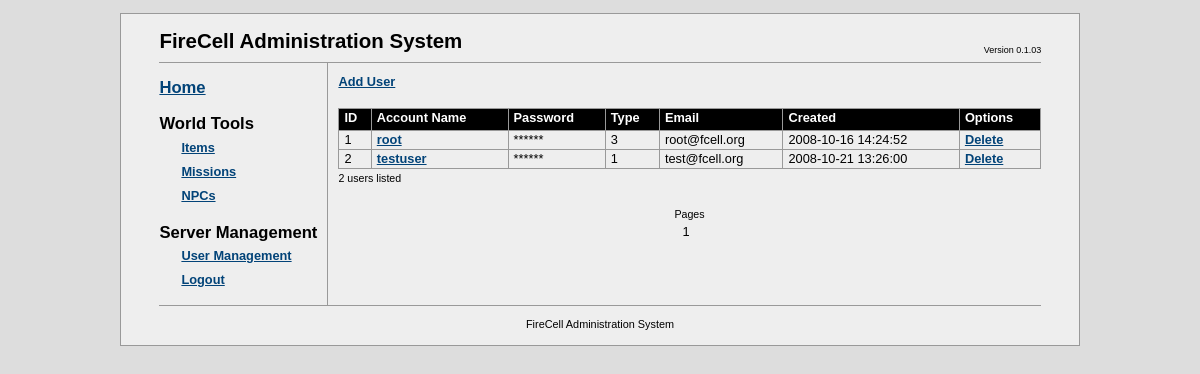
Before: /fcadmin/?a=users (signed in) with the older database file.
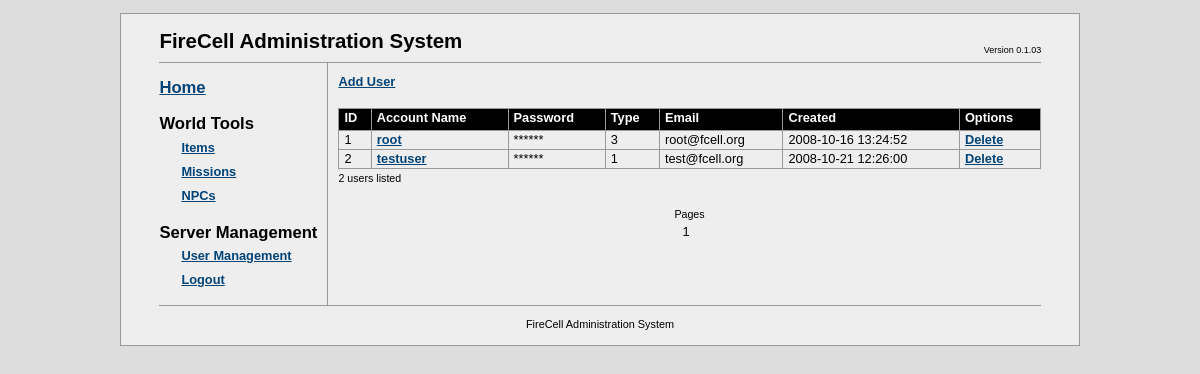
After: the same page with the newer database file.
### tables this page shows
CREATE TABLE `fc_accounts` (
  `account_id` bigint(20) unsigned NOT NULL auto_increment,
  `acc_name` varchar(64) NOT NULL COMMENT 'account name',
  `acc_password` varchar(64) NOT NULL COMMENT 'account password',
  `created` timestamp NOT NULL default CURRENT_TIMESTAMP on update CURRENT_TIMESTAMP COMMENT 'datetime of account creation',
  `acc_type` smallint(5) unsigned NOT NULL default '0' COMMENT 'type of account (see fc_accounttypes)',
  `email` varchar(64) NOT NULL,
  PRIMARY KEY  (`account_id`)
);

### fcadmin/db/mysqldb.php (called while the page is built, shortened)
<?php
class MySQLDB
{
	private $link = NULL;
	public function Connect($server, $dbname, $user, $password)
	{
		$result = false;
		$this->link = mysql_pconnect($server, $user, $password);
		if ( $this->link != NULL )
		{
			$result = true;
		}
		return $result;
	}
	public function Execute($query)
	{
		$result = NULL;
		if ( $this->link != NULL )
		{
			$result = mysql_query($query, $this->link);
		}
		return $result;
	}
}
?>

### fcadmin/apps/usermanager.php (the view, shortened to what this page needs)
<?php
class UserManagerApp implements IFCAdminApp
{
  private $userAction = NULL;
  private $itemsPerPage = 50;
  private $db = NULL;
  private $currentPage = 0;
  private $numUsers = 0;
  private $numPagesAvailable = 0;
  private $userData = NULL;
  private $query_NumUsers = "SELECT count(*) as c FROM fc_accounts";
  private $query_GetUsers = "SELECT * FROM fc_accounts";
  public function __construct($itemsPerPage = 50)
  {
    $this->itemsPerPage = $itemsPerPage;
  }
  public function init($db)
  {
    $this->db = $db;
    $this->userAction = $_GET["u"];
    if ( $this->userAction == NULL )
    {
      $this->currentPage = $_GET["page"];
      if ( $this->currentPage == NULL )
        $this->currentPage = 0;
      $this->numUsers = $this->GetNumUsers();
      $this->numPagesAvailable = ceil($this->numUsers / $this->itemsPerPage);
      $this->userData = $this->GetUsers();
    }
    return true;
  }
  public function render()
  {
    if ( $this->userAction == NULL )
    {
      $startIndex = $this->currentPage * $this->itemsPerPage;
      $this->render_options();
      $this->render_table($startIndex);
      $this->render_pages();
    }
  }
  private function render_options()
  {
    echo "<a href=\"?a=users&u=-1\">Add User</a>";
    echo "<br/><br/>";
  }
  private function render_table($startIndex)
  {
    echo "<table class=\"tableUsers\" cellspacing=\"0\">";
    echo "<tr><th>ID</th><th>Account Name</th><th>Password</th><th>Type</th><th>Email</th><th>Created</th><th>Options</th>";
    for ( $i = $startIndex; $i < $this->numUsers; $i++ )
    {
      $user = $this->userData[$i];
      echo "<tr>\n<td>".$user->account_id."</td>";
      echo "<td><a href=\"?a=users&u=".$user->account_id."\">".$user->account_name."</a></td>";
      echo "<td>******</td>";
      echo "<td>".$user->account_type."</td>";
      echo "<td>".$user->account_email."</td>";
      echo "<td>".$user->account_created."</td>";
      echo "<td><a href=\"actions/deluser.php?aid=".$user->account_id."\">Delete</a>";
      echo "</tr>";
    }
    echo "</table>";
    echo "<small>".($i-$startIndex)." users listed</small><br/><br/>";
  }
  private function render_pages()
  {
    echo "<center><small>Pages</small><br/>";
    for ( $i = 0; $i < $this->numPagesAvailable; $i++ )
    {
      echo ($i+1);
    }
    echo "</center>";
  }
  private function GetNumUsers()
  {
    $resValue = 0;
    $result = $this->db->Execute( $this->query_NumUsers );
    if ( $result != NULL )
    {
      if ( $line = mysql_fetch_array($result, MYSQL_ASSOC) )
      {
        $resValue = $line["c"];
      }
    }
    return $resValue;
  }
  private function GetUsers()
  {
    $userData = Array();
    $result = $this->db->Execute( $this->query_GetUsers );
    if ( $result != NULL )
    {
      while ( $line = mysql_fetch_array($result, MYSQL_ASSOC) )
      {
        $user = new User();
        $user->account_id = $line["account_id"];
        $user->account_name = $line["acc_name"];
        $user->account_password = $line["acc_password"];
        $user->account_created = $line["created"];
        $user->account_type = $line["acc_type"];
        $user->account_email = $line["email"];
        array_push( $userData, $user );
      }
    }
    return $userData;
  }
}
?>

### fcadmin/index.php (shortened to what this page needs)
<?php
  require_once dirname(__FILE__)."/db/mysqldb.php";
  require_once dirname(__FILE__)."/apps/usermanager.php";
  $db = new MySQLDB();
  $app = NULL;
echo <<<HTML
<!DOCTYPE html PUBLIC "-//W3C//DTD XHTML 1.1//EN"
	"http://www.w3.org/TR/xhtml11/DTD/xhtml11.dtd">
<html lang="en" xml:lang="en">
<head>
	<title>FireCell Administration</title>
	<meta http-equiv="Content-Type" content="txt/html; charset=utf-8" />
	<link rel="stylesheet" type="text/css" href="css/fcadmin.css" />
</head>
<body>
<div id="bodyContainer">
	<div id="head">
    FireCell Administration System
  	<ul class="utility">
  		<li>Version 0.1.03
  	</ul>
	</div>
  <div id="content">
HTML;
  $accountType= $_SESSION["acctype"];
  if ( $accountType < 2 || $accountType == NULL )
  {
echo <<<HTML
      <center>
      <br/>Login required:
      <form name="login" action="actions/login.php" method="post">
        <table id="logintable">
          <tr>
            <td align="right">Username:</td>
            <td><input class="fcedit" name="name" value="" type="text" /></td>
          </tr>
          <tr>
            <td align="right">Password:</td>
            <td><input class="fcedit" name="password" value="" type="password" /></td>
          </tr>
          <tr>
            <td></td>
            <td><input class="fcbutton" name="Login" value="Login" type="submit" /></td>
          </tr>
        </table>
      </form>
      </center>
HTML;
  }
  else
  {
echo <<<HTML
    <div id="sidepanel">
      <h2><a href="index.php">Home</a></h2>
      <h2>World Tools</h2>
      <ul class="tools">
        <li><a href="?a=items">Items</a></li>
        <li><a href="?a=missions">Missions</a></li>
        <li><a href="?a=npc">NPCs</a></li>
      </ul>
    	<h2>Server Management</h2>
      <ul class="tools">
        <li><a href="?a=users">User Management</a></li>
        <li><a href="actions/logout.php">Logout</a></li>
      </ul>
    </div>
    <div id="apppanel">
HTML;
       $appname = $_GET["a"];
       switch ( $appname )
       {
       case "users":
        $app = new UserManagerApp();
        break;
       }
       if ( strlen($appname) > 0 )
       {
         if ( $app instanceof IFCAdminApp )
         {
           if ( $app->init($db) == true )
           {
             $app->render();
           }
           else
           {
             echo "Failed to initialise the requested application!";
           }
         }
         else
         {
           echo "Requested app class does not implement IFCAdminApp interface!";
         }
       }
       else
       {
         echo "No app found for this request!";
       }
    echo "</div> ";
  }
echo <<<HTML
    <div id="foot">
      FireCell Administration System
    </div>
  </div>
</div>
</body>
</html>
HTML;
?>

### fcadmin/css/fcadmin.css (style rules this page uses)
* { margin: 0; padding: 0; }
html { background: #ddd; }
#bodyContainer { margin: 1em 10%; padding: 1em 3em; font: 80%/1.4 tahoma, arial, helvetica, lucida sans, sans-serif; border: 1px solid #999; background: #eee; position: relative; }
#head { padding-bottom: 0em; border-bottom: 1px solid #999; font-size: 1.6em; font-weight: bold; height: 35px; clear: right; }
#content { width:auto; }
#sidepanel { width: auto; padding-right: 10px; padding-bottom: 1em; float: left; border-right: 1px solid #999; }
#apppanel { width: auto; overflow: hidden; padding-top: 10px; padding-left: 10px; padding-bottom: 1em; }
#foot { text-align: center; margin-top: 1.8em; border-top: 1px solid #999; padding-top: 1em; font-size: 0.85em; clear: left; }
.utility { position: absolute; right: 4em; top: 30px; font-weight: normal; font-size: 9px; }
.utility li { display: inline; }
h2 { margin: 0.8em 0 0 0; font-size: 1.3em; font-weight: bold; }
ul { list-style: none; margin: 0; padding: 0; }
#head ul li, dl ul li, #foot li { list-style: none; display: inline; margin: 0; padding: 0 0.2em; }
ul.aliases, ul.projects, ul.tools { list-style: none; line-height: 24px; }
ul.aliases a, ul.projects a, ul.tools a { padding-left: 22px; }
a { color: #024378; font-weight: bold; text-decoration: underline; }
.tableUsers { width: 100%; border-right: solid 1px #999; }
.tableUsers th { background-color: black; color: white; border-bottom: solid 1px #999; border-top: solid 1px #999; border-left: solid 1px #999; padding-bottom: 3px; padding-left: 5px; padding-right: 5px; text-align: left; }
.tableUsers td { padding-left: 5px; padding-right: 5px; text-align: left; border-left: solid 1px #999; border-bottom: solid 1px #999; }

Changed rows visible on the page:
changed fc_accounts "root": created "2008-10-16 14:24:52" → "2008-10-16 13:24:52"
changed fc_accounts "testuser": created "2008-10-21 13:26:00" → "2008-10-21 12:26:00"
